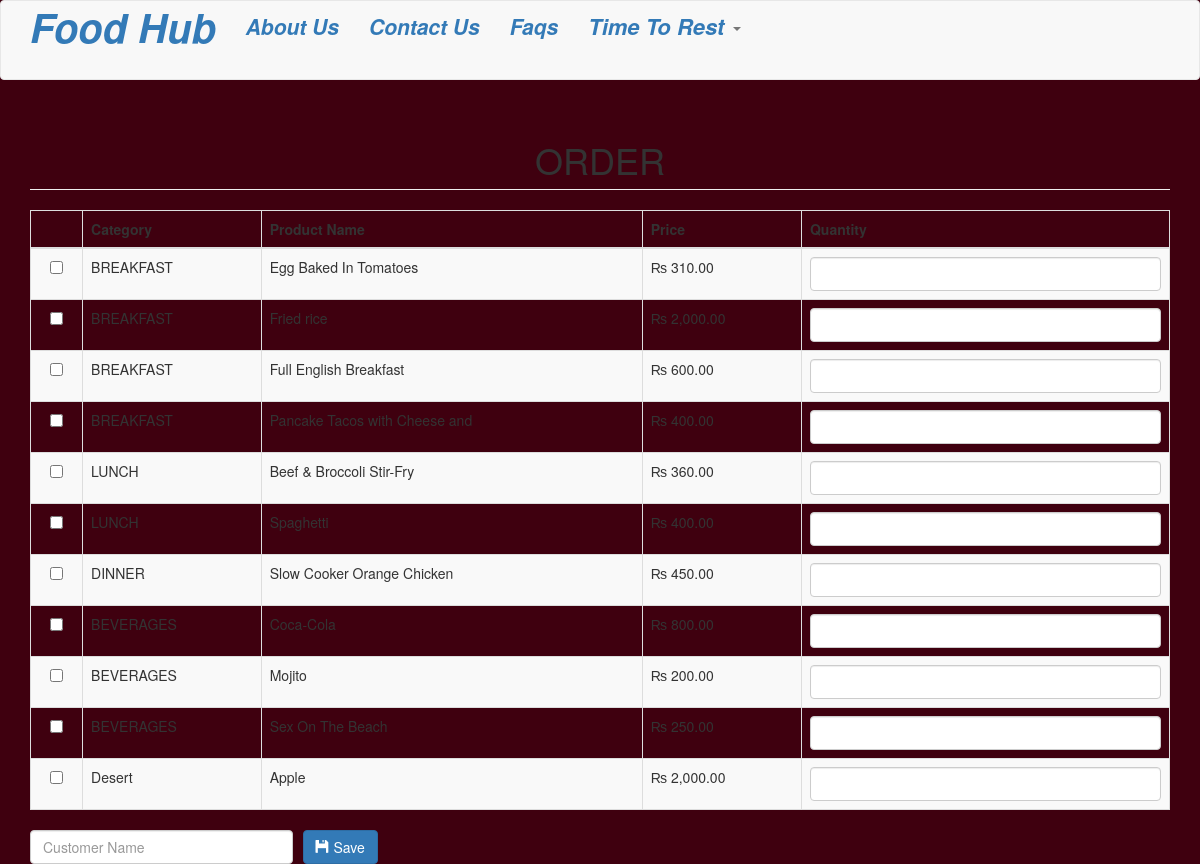
The app's page /order.php with its own data.
### tables this page shows
CREATE TABLE `product` (
  `productid` int(11) NOT NULL,
  `categoryid` int(1) NOT NULL,
  `productname` varchar(30) NOT NULL,
  `price` double NOT NULL,
  `photo` varchar(150) NOT NULL
);

CREATE TABLE `category` (
  `categoryid` int(11) NOT NULL,
  `catname` varchar(30) NOT NULL
);

### order.php (the view, shortened to what this page needs)
<?php include('header.php'); ?>
<body>
<?php include('navbar.php'); ?>
<div class="container">
	<h1 class="page-header text-center">ORDER</h1>
	<form method="POST" action="purchase.php">
		<table class="table table-striped table-bordered">
			<thead>
				<th class="text-center"></th>
				<th>Category</th>
				<th>Product Name</th>
				<th>Price</th>
				<th>Quantity</th>
			</thead>
			<tbody>
				<?php
					$sql="select * from product left join category on category.categoryid=product.categoryid order by product.categoryid asc, productname asc";
					$query=$conn->query($sql);
					$iterate=0;
					while($row=$query->fetch_array()){
						?>
						<tr>
							<td class="text-center"><input type="checkbox" value="<?php echo $row['productid']; ?>||<?php echo $iterate; ?>"
							name="productid[]" id="checkbox" onchange="ShiptoBill()" style=""></td>
							<td><?php echo $row['catname']; ?></td>
							<td><?php echo $row['productname']; ?></td>
							<td class="text-left">&#x20A8; <?php echo number_format($row['price'], 2); ?></td>
							<td><input type="number" class="form-control" name="quantity_<?php echo $iterate; ?>" min = "1" id="txtunit"></td>
						</tr>
						<?php
						$iterate++;
					}
				?>
			</tbody>
		</table>
		<div class="row">
			<div class="col-md-3">
				<input type="text" name="customer" class="form-control" placeholder="Customer Name" required>
			</div>
			<div class="col-md-2" style="margin-left:-20px;">
				<button type="submit" class="btn btn-primary"><span class="glyphicon glyphicon-floppy-disk"></span> Save</button>
			</div>
		</div>
	</form>
</div>
</body>
</html>

### header.php (style rules this page uses)
body { background-color: #3F000F; }

### records on screen
product: categoryid.catname "BREAKFAST", productname "Egg Baked In Tomatoes", price "310.00"
product: categoryid.catname "BREAKFAST", productname "Fried rice", price "2,000.00"
product: categoryid.catname "BREAKFAST", productname "Full English Breakfast", price "600.00"
product: categoryid.catname "BREAKFAST", productname "Pancake Tacos with Cheese and", price "400.00"
product: categoryid.catname "LUNCH", productname "Beef & Broccoli Stir-Fry", price "360.00"
product: categoryid.catname "LUNCH", productname "Spaghetti", price "400.00"
product: categoryid.catname "DINNER", productname "Slow Cooker Orange Chicken", price "450.00"
product: categoryid.catname "BEVERAGES", productname "Coca-Cola", price "800.00"
product: categoryid.catname "BEVERAGES", productname "Mojito", price "200.00"
product: categoryid.catname "BEVERAGES", productname "Sex On The Beach", price "250.00"
product: categoryid.catname "Desert", productname "Apple", price "2,000.00"
